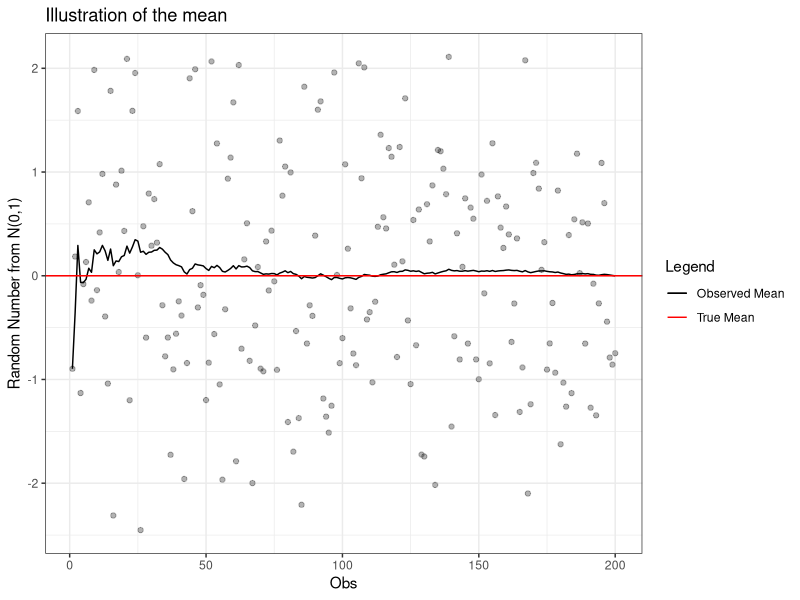

Generate this figure with R:
library(ggplot2)
#For reproduceability
set.seed(2)
#Generating data
df <- data.frame(Number = rnorm(200), Obs =1:200)
#Calculating the cumulative Mean
df$c.sum <- cumsum(df$Number) / df$Obs
#Constructing the plot
p <- ggplot(df, aes(Obs, Number)) + 
  geom_point(alpha = 0.3) + 
  geom_line(aes(y = c.sum, colour = "Observed Mean")) + 
  geom_hline(aes(yintercept = 0, colour = "True Mean"), show_guide = TRUE) +
  labs(y = "Random Number from N(0,1)", colour = "Legend", title = "Illustration of the mean") +
  scale_color_manual(values = c("black", "red"), breaks = c("Observed Mean", "True Mean")) +
  theme_bw()


